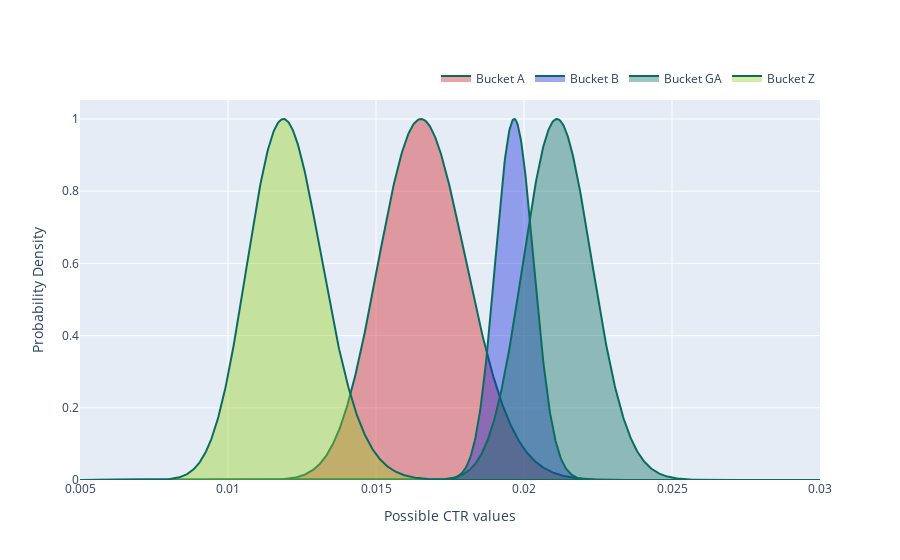

The notebook cell this image was saved under:
### Code cell
## plot the Beta distributions
x = np.linspace(0.005,0.03,1000)

 
# x = np.linspace(0.01,0.04,1000)

for m in range(len(ads)):
    
    s = 'trace' + str(m)
    print(ads[m])
    a = dat_jh.loc[dat_jh.bucket_name == ads[m]].numerator_w7
    b = dat_jh.loc[dat_jh.bucket_name == ads[m]].denominator_w7-dat_jh.loc[dat_jh.bucket_name == ads[m]].numerator_w7
    
    print(a)
    print(b)
    
    y = beta.pdf(x, 1 + a, 1 + b)

    y /= y.max() ## normalize

    exec(s + f""" = go.Scatter(x=x,
                        y=y,
                        name='Bucket {ads[m]}',
                        marker = dict(color=('rgba(10, 108, 94, 1)')),
                        fill='tozeroy',
                        fillcolor = '""" + colors[m] + f"""')""")

fig = go.Figure([trace0, trace1, trace2, trace3])
fig.update_layout(
    # title='Beta Distributions for Buckets',
    xaxis={'title': 'Possible CTR values'},
    yaxis={'title': 'Probability Density'},
    legend=dict(
        orientation="h",
        yanchor="bottom",
        y=1.02,
        xanchor="right",
        x=1
    ))


# fig.savefig("./temp/result_2.png")
fig.write_image("./temp/result_2.png", height = 300) 
fig.show()

### Figure 1 — Plotly figure (JSON) as saved in the notebook; plotly's stock layout.template omitted (floating-point values rounded to 4 significant figures; data arrays with more than 128 entries replaced by an {"elided": "..."} marker saying what was removed)
{"data": [{"fill": "tozeroy", "fillcolor": "rgba(207, 27, 30, .4)", "marker": {"color": "rgba(10, 108, 94, 1)"}, "name": "Bucket A", "type": "scatter", "x": {"elided": "1000 float values"}, "y": {"elided": "1000 float values"}}, {"fill": "tozeroy", "fillcolor": "rgba(15, 38, 214, .4)", "marker": {"color": "rgba(10, 108, 94, 1)"}, "name": "Bucket B", "type": "scatter", "x": {"elided": "1000 float values"}, "y": {"elided": "1000 float values"}}, {"fill": "tozeroy", "fillcolor": "rgba(10, 108, 94, .4)", "marker": {"color": "rgba(10, 108, 94, 1)"}, "name": "Bucket GA", "type": "scatter", "x": {"elided": "1000 float values"}, "y": {"elided": "1000 float values"}}, {"fill": "tozeroy", "fillcolor": "rgba(147, 207, 27, .4)", "marker": {"color": "rgba(10, 108, 94, 1)"}, "name": "Bucket Z", "type": "scatter", "x": {"elided": "1000 float values"}, "y": {"elided": "1000 float values"}}], "layout": {"autosize": true, "legend": {"orientation": "h", "x": 1, "xanchor": "right", "y": 1.02, "yanchor": "bottom"}, "xaxis": {"autorange": true, "range": [0.005, 0.03], "title": {"text": "Possible CTR values"}, "type": "linear"}, "yaxis": {"autorange": true, "range": [0, 1.053], "title": {"text": "Probability Density"}, "type": "linear"}}}
